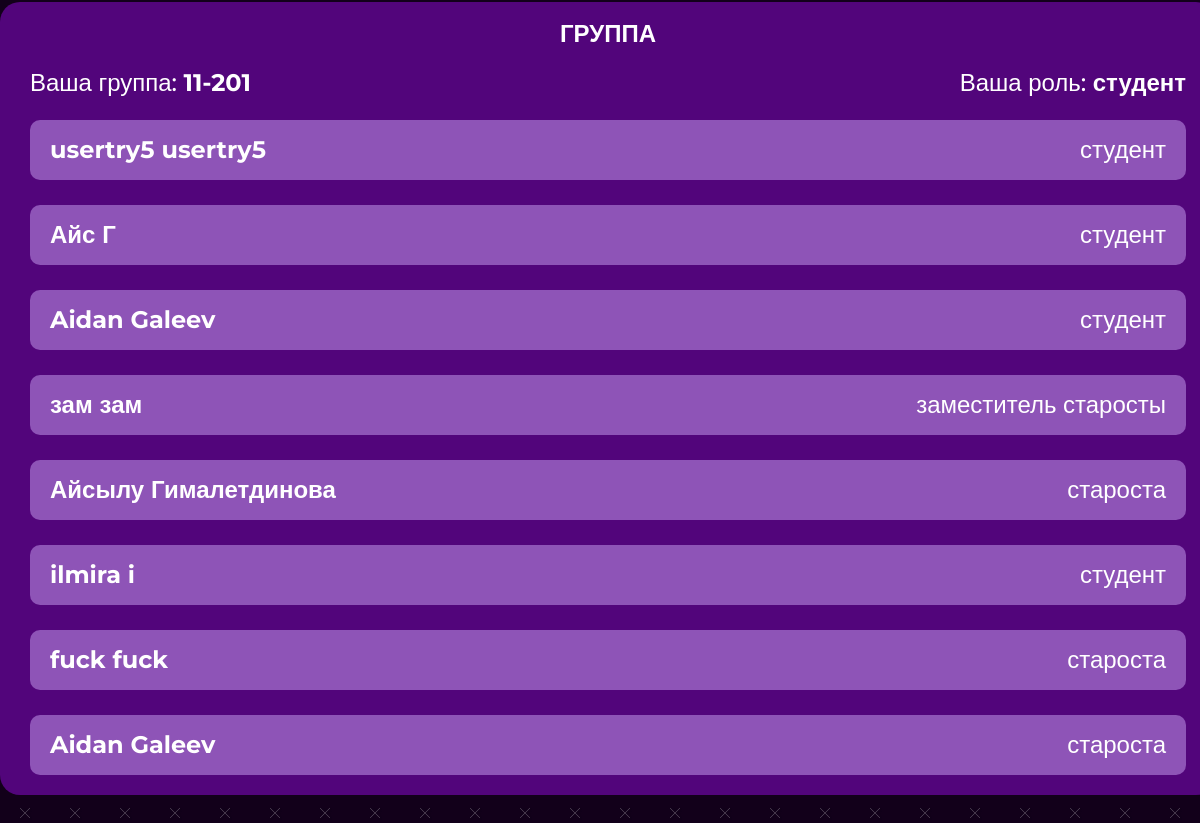
/profile (signed in, lower part), run on an earlier commit of the app's database.
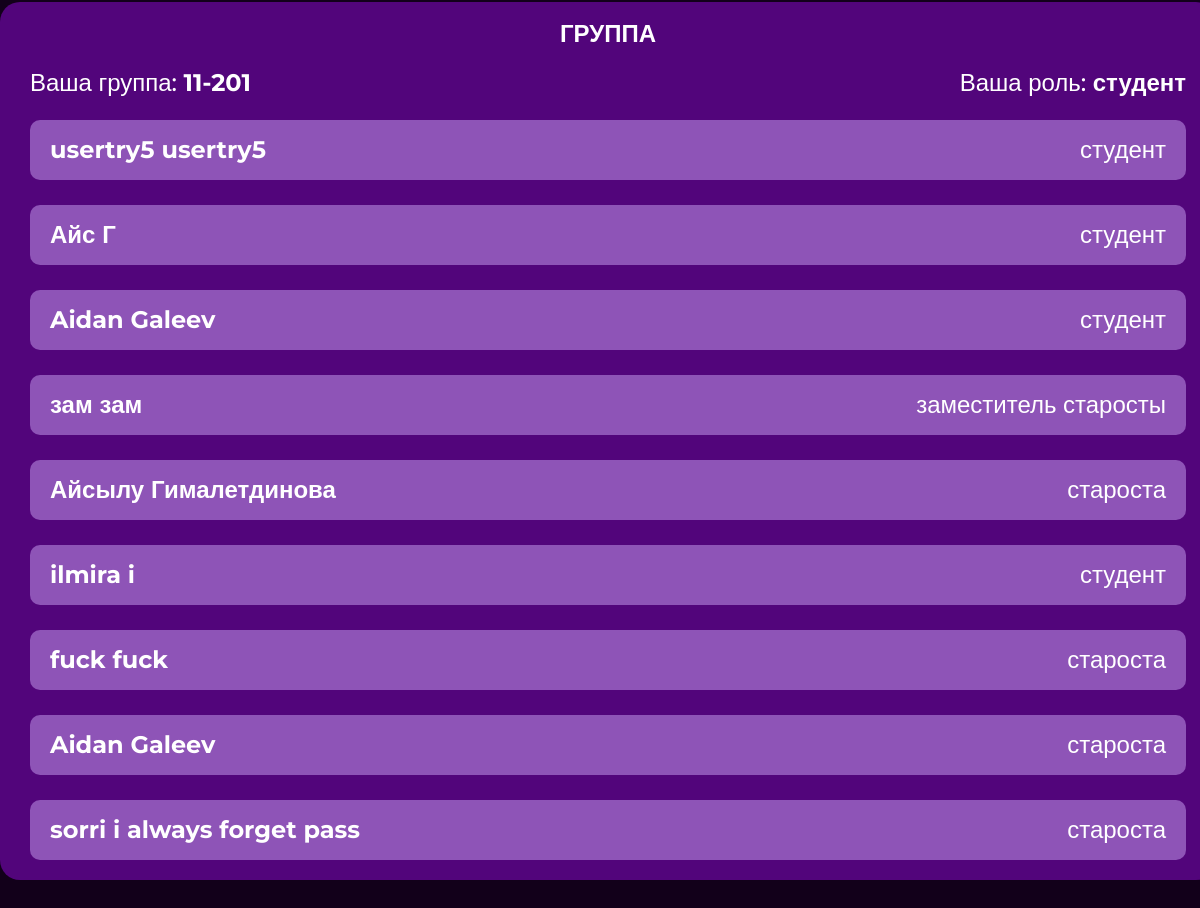
And on a later commit of the database.
### main/models.py (models this page shows, shortened)
class Student(models.Model):
    SIMPLE_STUDENT = 0
    STUDENT_WITH_CAPABILITIES = 1
    HEADMAN = 2
    PERMISSION = [
        (SIMPLE_STUDENT, 'Обычный студент'),
        (STUDENT_WITH_CAPABILITIES, 'Студент с дополнительными возможностями'),
        (HEADMAN, 'Староста')
    ]
    IS_APPPROVED = 2
    WAITING = 1
    NOT_APPPROVED = 0
    STATE =[
        (IS_APPPROVED, 'Одобрено'),
        (WAITING, "Ожидание"),
        (NOT_APPPROVED, "Не одобрено")
    ]
    permission = models.SmallIntegerField(choices=PERMISSION, default=SIMPLE_STUDENT)
    room = models.ForeignKey(Room, on_delete=models.CASCADE)
    user = models.OneToOneField(User, on_delete=models.CASCADE)
    state = models.SmallIntegerField(choices=STATE, default=WAITING)

class Room(models.Model):
    code = models.CharField(max_length=10, default=rand, primary_key=True)
    name = models.CharField(max_length=10)
    def __str__(self):
        return self.name

### main/views.py (the view, shortened to what this page needs)
# urls.py: path('profile', views.profile, name='profile'),
@login_required()
def profile(request):
    cur_student = get_student(request)
    STATUS = {
        0: 'студент',
        1: 'заместитель старосты',
        2: 'староста'
    }
    group = Student.objects.filter(room=cur_student.room)
    room_name = cur_student.room.name
    contex = {
        'navbar': 'profile',
        'cur_student': cur_student,
        'perm': cur_student.permission,
        'status': STATUS.get(cur_student.permission),
        'group': group,
        'room_name': room_name,
        'STATUS': STATUS
    }
    return render(request, "main/profile.html", context=contex)

### main/views.py (called while the page is built)
@register.filter
def get_item(dict, key):
    return dict.get(key)

def get_student(request):
    return Student.objects.get(user=request.user)

### main/templates/main/profile.html (shortened to what this page needs)
{% extends 'main/base.html' %}
{% load static %}
{% block content %}
  <div class="container">
    <div class="profile__container">
      <div class="profile__box">
        <h4 class="profile__title">
          ГРУППА
        </h4>
        <div class="profile__group">
          <p class="profile__group-text">Ваша группа: <strong>{{ cur_student.room }}</strong></p>
          <p class="profile__group-text">Ваша роль: <strong>{{ status }}</strong></p>
        </div>
        {% for student in group %}
        <form class="profile__person" action="" method="post">
          <p class="profile__person-name">
            {{ student.user.first_name }} {{ student.user.last_name }}
          </p>
          <p class="profile__person-status">
            {{STATUS|get_item:student.permission}}
          </p>
        </form>
        {% endfor %}
      </div>
    </div>
  </div>
{% endblock content %}

What changed in the data, as far as the page shows it:
added Student: user.first_name "sorri", user.last_name "i always forget pass", permission "староста"
